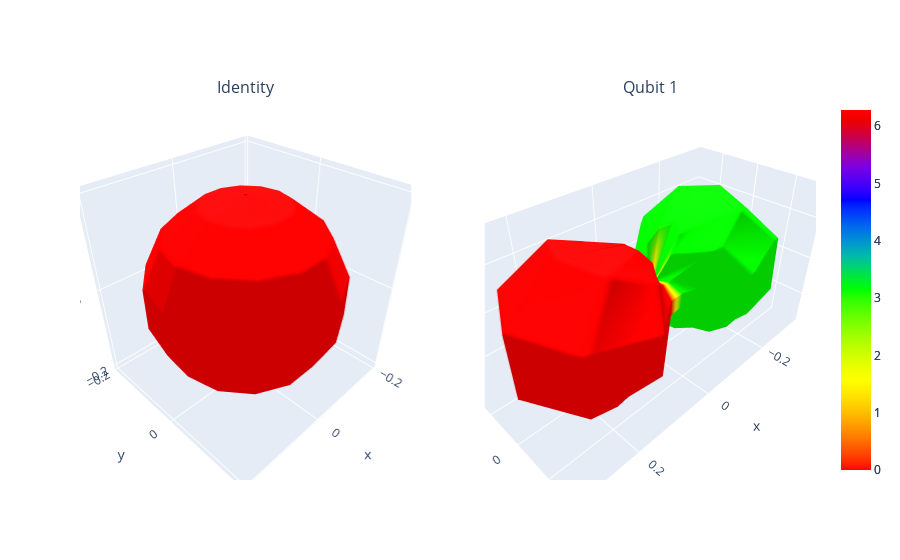

The notebook cell saved with this chart:
### Code cell
# Target density matrix (important for calculating fidelity)
rho = np.matrix([[0.5,0.5],[0.5,0.5]])

# running quantum circuits 
# --Input--
# res_theta: resolution of polar angles for sampling between [0,pi] for tomography
# circuits: circuits for performing Wigner state tomography for single-qubit
# device: provide a simulator or a quantum device
# shots: number of shots
# inter: interactivity of tomographed droplets. 
    # If inter=0: provides a matplotlib plot with fixed point of view. 
    # If inter=1: provides a plotly plot with three-dimensional interactive droplets. (Chose me!!)
# rhoT: target density matrix

# --Output--
# tomographed state fidelity
# tomographed density matrix
# plot of expectation values (required for constructing droplets)
# droplet plots: identity droplet (corresponds to identity term of the density matrix) 
    # qubit1: droplet representing the corresponding Pauli component in the density matrix. 
    # The direction of the qubit reflects the direction of the Bloch vector and color represents the phase given by arg[dropelt function].
    # color description: red- positive, green- negative, yellow-positive imaginary, blue-negative imaginary    
WQST1Q.WQST_1Q_runner(res_theta,circuits=circ_q,device=simulator,shots=8192,inter=1,rhoT=rho)
